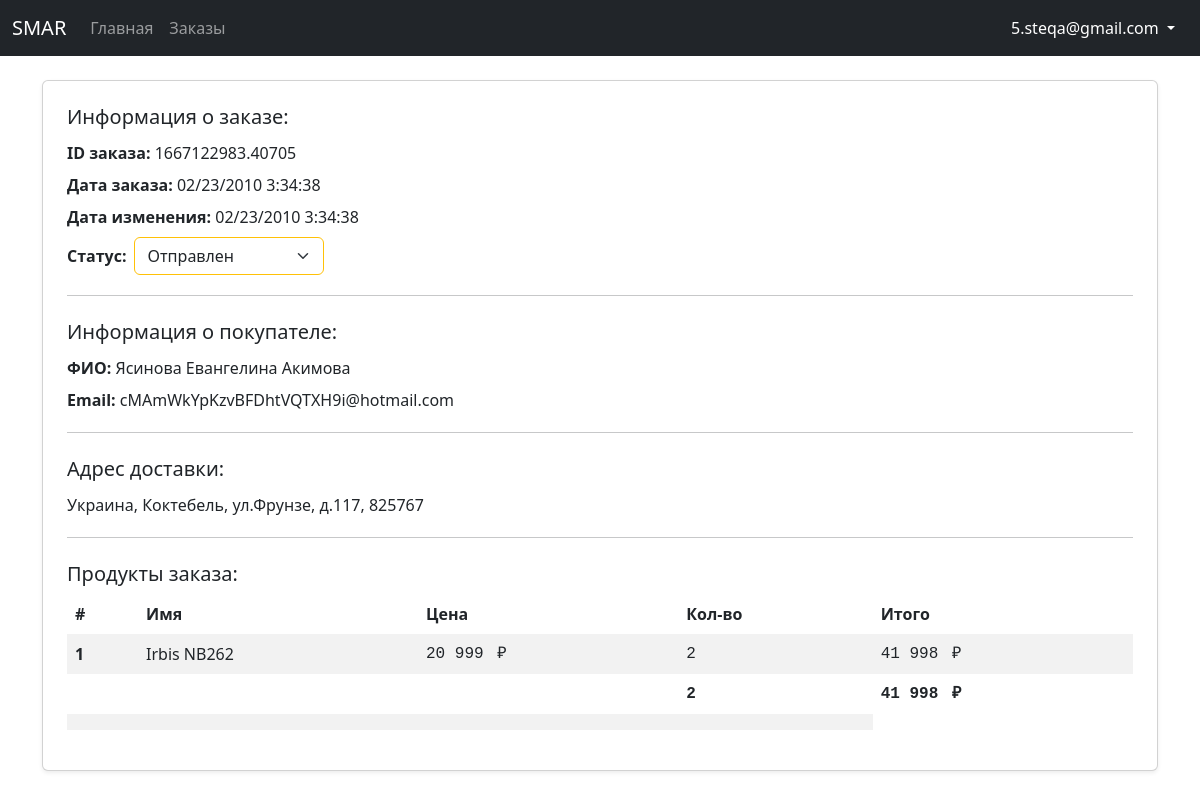
Screenshot of /dashboard/order/86/ (signed in) with the database file from the repository.
### authentication/models.py (models this page shows)
class CustomUser(AbstractUser):
    email = models.EmailField(_('email address'), unique=True)
    fio = models.CharField(_('ФИО'), max_length=200)
    USERNAME_FIELD = 'email'
    REQUIRED_FIELDS = []

### store/models.py (models this page shows, shortened)
class Order(models.Model):
    ORDER_STATUSES = [
        (False, 'Не оформлен'),
        ('1', 'Ожидает отправки'),
        ('2', 'Отправлен'),
        ('3', 'Выполнен'),
    ]
    customer = models.ForeignKey(CustomUser, on_delete=models.SET_NULL, null=True)
    date_ordered = models.DateTimeField(auto_now_add=True)
    date_updated = models.DateTimeField(auto_now=True)
    status = models.CharField(max_length=16, choices=ORDER_STATUSES, default=False)
    transaction_id = models.CharField(max_length=200)
    @property
    def get_total_order_price(self):
        order_items = self.orderitem_set.all()
        total_price = sum(item.get_total_items_price for item in order_items)
        return total_price
    @property
    def get_total_order_quantity(self):
        order_items = self.orderitem_set.all()
        total_quantity = sum(item.quantity for item in order_items)
        return total_quantity

class ShippingAddress(models.Model):
    customer = models.ForeignKey(CustomUser, on_delete=models.SET_NULL, null=True)
    order = models.ForeignKey(Order, on_delete=models.SET_NULL, null=True)
    address = models.CharField(max_length=200)
    city = models.CharField(max_length=200)
    country = models.CharField(max_length=200)
    postcode = models.CharField(max_length=200)
    date_added = models.DateTimeField(auto_now_add=True)

class OrderItem(models.Model):
    product = models.ForeignKey(Product, on_delete=models.SET_NULL, null=True)
    order = models.ForeignKey(Order, on_delete=models.SET_NULL, null=True)
    quantity = models.SmallIntegerField(default=0)
    date_added = models.DateTimeField(auto_now_add=True)
    @property
    def get_total_items_price(self):
        total_price = self.product.price * self.quantity
        return total_price

class Product(models.Model):
    name = models.CharField(max_length=44)
    price = models.DecimalField(max_digits=9, decimal_places=2)
    image = models.ImageField()

### authentication/decorators.py (the view)
        def wrapper_func(request, *args, **kwargs):
            if request.user.groups.exists():
                for group in request.user.groups.all():
                    if group.name in allowed_roles:
                        return view_func(request, *args, **kwargs)
            return redirect('store')

### sales_dashboard/views.py (called while the page is built, shortened)
@allowed_users(allowed_roles=['seller'])
def order_detail(request, pk):
    order = Order.objects.get(pk=pk)
    order_items = order.orderitem_set.all()
    shipping_address = order.shippingaddress_set.get()
    context = {
        'order': order,
        'order_items': order_items,
        'shipping_address': shipping_address,
    }
    return render(request, 'sales_dashboard/order-detail.html', context)

### sales_dashboard/templates/sales_dashboard/order-detail.html (shortened to what this page needs)
{% extends 'sales_dashboard/base.html' %}
{% load static %}
{% block content %}
<div class="my-4">
    <div class="card shadow-sm mb-4 p-4">
        <h5>Информация о заказе:</h5>
        <p class="my-1">
            <span class="fw-semibold">ID заказа:</span>
            {{ order.transaction_id }}
        </p>
        <p class="my-1">
            <span class="fw-semibold">Дата заказа:</span>
            {{ order.date_ordered|date:"m/d/Y G:i:s" }}
        </p>
        <p class="my-1">
            <span class="fw-semibold">Дата изменения:</span>
            <span id="dateUpdated">{{ order.date_updated|date:"m/d/Y G:i:s" }}</span>
        </p>
        <p class="my-1 d-flex align-items-center">
            <span class="fw-semibold me-2">Статус:</span>
            <select class="form-control form-select" id="status" aria-label="Default select example"
                style="width: 190px;">
                <option value="2" {% if order.status == '2' %} selected {% endif %}>Отправлен</option>
            </select>
        </p>
        <hr>
        <h5 class="my-2">Информация о покупателе:</h5>
        <p class="my-1">
            <span class="fw-semibold">ФИО:</span>
            {{ order.customer.fio }}
        </p>
        <p class="my-1">
            <span class="fw-semibold">Email:</span>
            {{ order.customer.email }}
        </p>
        <hr>
        <h5 class="my-2">Адрес доставки:</h5>
        <p class="my-1">
            {{ shipping_address.country }},
            {{ shipping_address.city }},
            {{ shipping_address.address }},
            {{ shipping_address.postcode }}
        </p>
        <hr>
        <h5 class="my-2">Продукты заказа:</h4>
            <table class="table table-striped table-borderless">
                <thead>
                    <tr>
                        <th scope="col">#</th>
                        <th scope="col">Имя</th>
                        <th scope="col">Цена</th>
                        <th scope="col">Кол-во</th>
                        <th scope="col">Итого</th>
                    </tr>
                </thead>
                <tbody id="orders">
                    {% for item in order_items %}
                    <tr>
                        <th scope="row">
                        </th>
                        <td>{{ item.product.name }}</td>
                        <td class="font-monospace">
                            {{ item.product.price|floatformat:"-2g"}}
                            <span class="ms-1 not-select">₽</span>
                        </td>
                        <td class="font-monospace">{{ item.quantity }}</td>
                        <td class="font-monospace">
                            {{item.get_total_items_price|floatformat:"-2g" }}
                            <span class="ms-1 not-select">₽</span>
                        </td>
                    </tr>
                    {% endfor %}
                    <tr>
                        <td colspan="3"></td>
                        <td class="fw-semibold font-monospace">{{order.get_total_order_quantity }}</td>
                        <td class="fw-semibold font-monospace">
                            {{ order.get_total_order_price|floatformat:"-2g" }}
                            <span class="ms-1 not-select">₽</span>
                        </td>
                    </tr>
                    {% include 'sales_dashboard/orders-list.html' %}
                </tbody>
            </table>
    </div>
</div>
{% endblock %}

### sales_dashboard/templates/sales_dashboard/base.html (shortened to what this page needs)
<!DOCTYPE html>
{% load static %}
<html lang="en">
<head>
    <link href="https://cdn.jsdelivr.net/npm/bootstrap@5.2.0-beta1/dist/css/bootstrap.min.css" rel="stylesheet"
>
    <link rel="stylesheet" href="https://cdn.jsdelivr.net/npm/bootstrap-icons@1.3.0/font/bootstrap-icons.css">
    <link rel="stylesheet" href="{% static 'css/styles.css' %}">
</head>
<body>
    <nav class="navbar navbar-expand-md navbar-dark bg-dark">
        <div class="container-fluid" bis_skin_checked="1">
            <a class="navbar-brand" href="{% url 'dashboard' %}">SMAR</a>
            <div class="collapse navbar-collapse" id="navbarCollapse" bis_skin_checked="1">
                <ul class="navbar-nav me-auto mb-2 mb-md-0">
                    <li class="nav-item">
                        <a class="nav-link {% block active-dashboard %}{% endblock %}" aria-current="page"
                            href="{% url 'dashboard' %}">Главная</a>
                    </li>
                    <li class="nav-item">
                        <a class="nav-link {% block active-orders %}{% endblock %}" aria-current="page"
                            href="{% url 'orders' %}">Заказы</a>
                    </li>
                </ul>
                <div class="d-flex align-items-center">
                    <div class="btn-group">
                        <button type="button" class="btn btn-link dropdown-toggle rounded-4 text-white text-decoration-none" data-bs-toggle="dropdown" aria-expanded="false">
                            {{ request.user }}
                        </button>
                    </div>
                </div>
            </div>
        </div>
    </nav>
    <div class="container">
        {% block content %}
        {% endblock %}
    </div>
</body>
</html>

### static/css/styles.css (style rules this page uses)
.not-select { -webkit-touch-callout: none; -webkit-user-select: none; -khtml-user-select: none; -moz-user-select: none; -ms-user-select: none; user-select: none; }
.warning-input { border: 1px solid rgb(255, 193, 7); }

### rows the page displays
CustomUser: user "5.steqa@gmail.com"
Order: transaction_id "1667122983.40705", date_ordered "02/23/2010 3:34:38", date_updated "02/23/2010 3:34:38", status "Отправлен", customer.fio "Ясинова Евангелина Акимова", customer.email "cMAmWkYpKzvBFDhtVQTXH9i@hotmail.com", get_total_order_quantity "2", get_total_order_price "41 998"
ShippingAddress: country "Украина", city "Коктебель", address "ул.Фрунзе, д.117", postcode "825767"
OrderItem: product.name "Irbis NB262", product.price "20 999", quantity "2", get_total_items_price "41 998"
